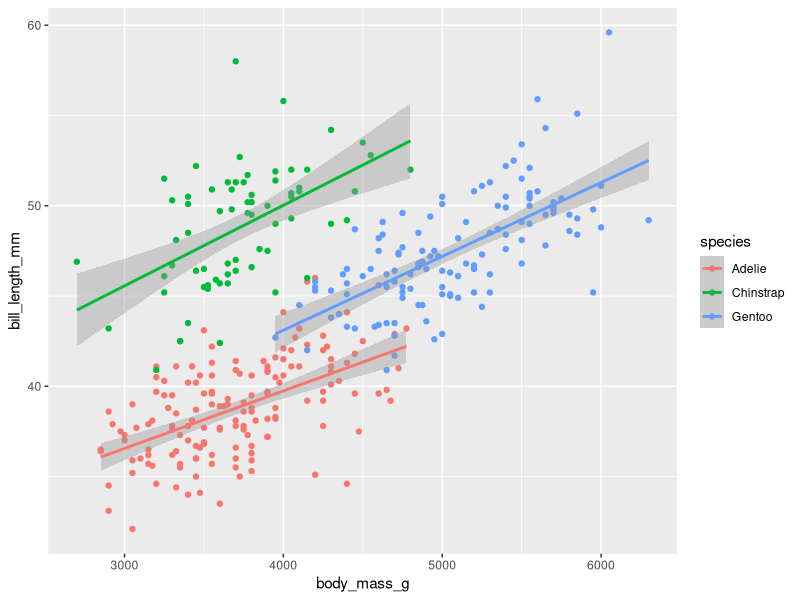
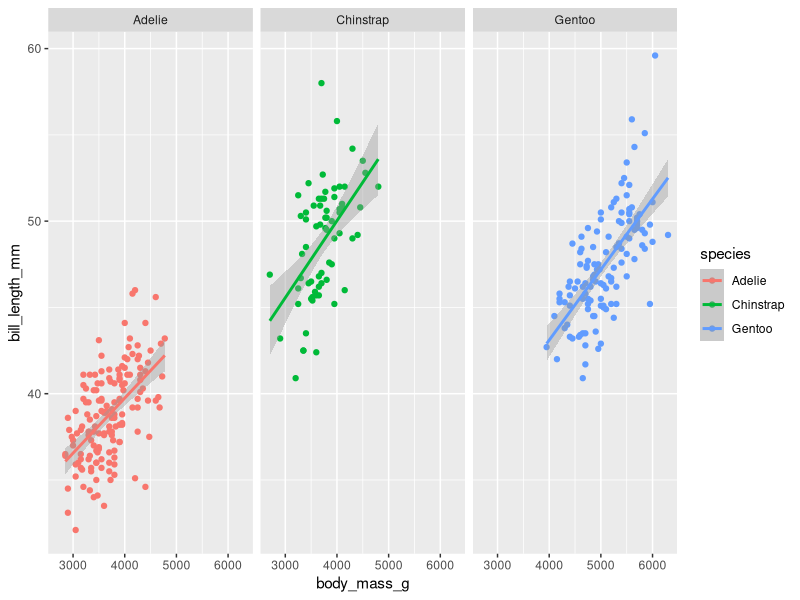
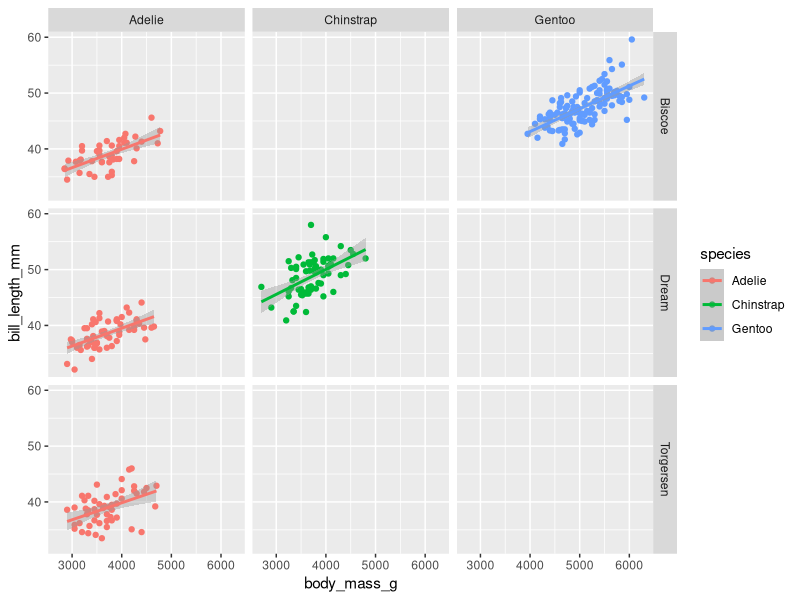
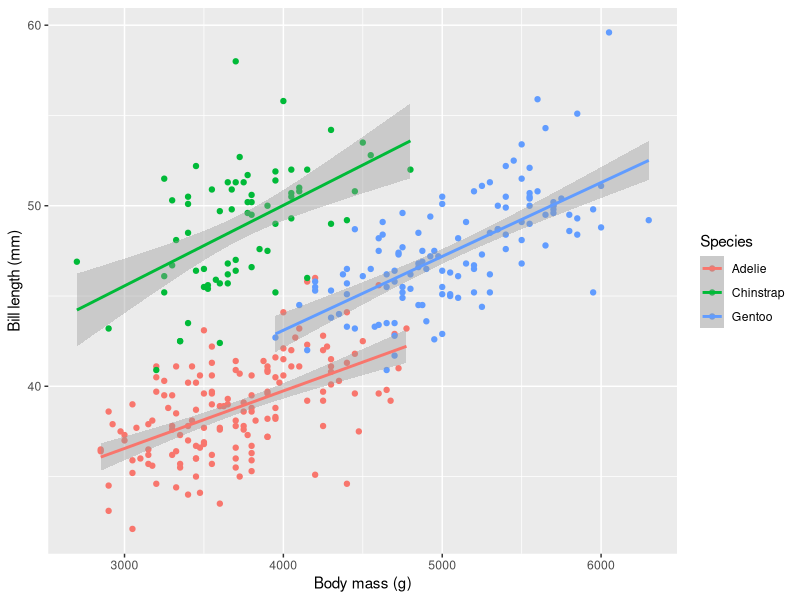
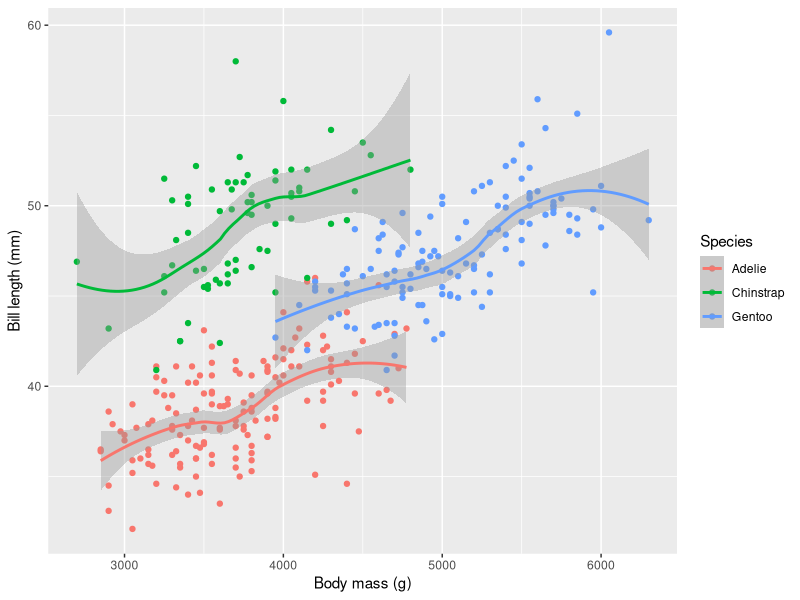
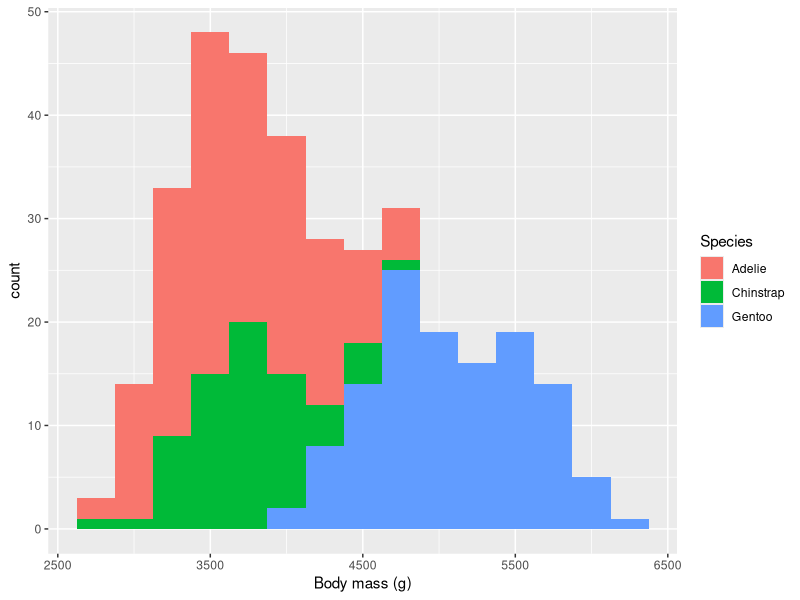
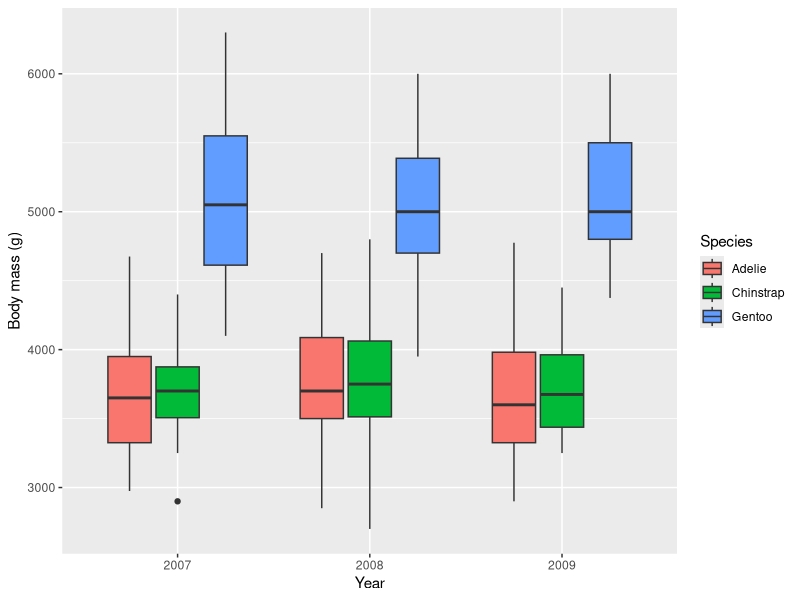
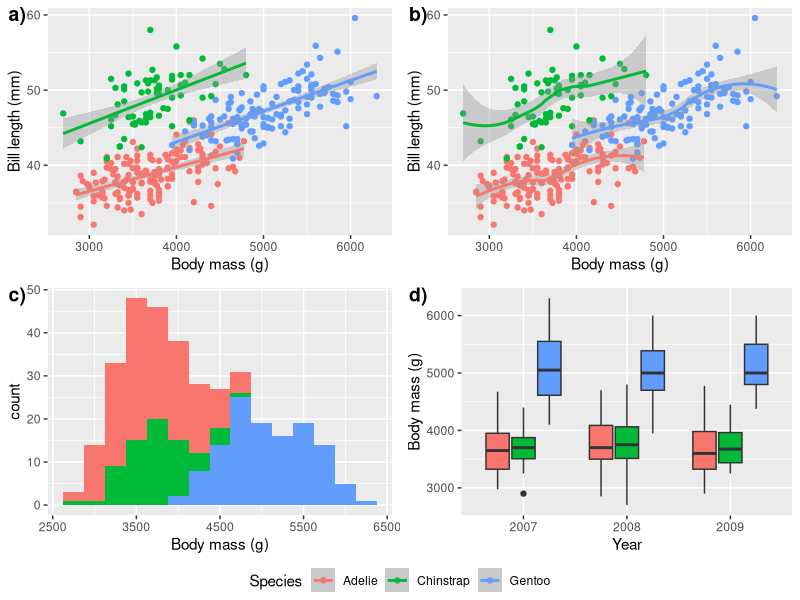

Write R code to recreate these figures, in order.
## ---- chunk 1
knitr::opts_chunk$set(
  warning = FALSE, 
  message = FALSE,
  echo = TRUE
)
## ---- chunk 2
# Load tidyverse - contains ggplot2
library(tidyverse)

# Load ggpubr - helps us to combine figures
library(ggpubr)

# Load Palmer penguins - contains dataset
library(palmerpenguins)
## ---- chunk 3
ggplot(data = penguins,
       aes(x = body_mass_g, y = bill_length_mm, colour = species)) +
  geom_point() +
  geom_smooth(method = "lm")
## ---- chunk 4
ggplot(data = penguins,
       aes(x = body_mass_g, y = bill_length_mm, colour = species)) +
  geom_point() +
  geom_smooth(method = "lm") +
  facet_wrap(~species) # Can take one or two column names
## ---- chunk 5
ggplot(data = penguins,
       aes(x = body_mass_g, y = bill_length_mm, colour = species)) +
  geom_point() +
  geom_smooth(method = "lm") +
  facet_grid(island~species) # Takes two or more column names
## ---- chunk 6
# Assign the ggplot2 code to an object name
lm_1 <- ggplot(data = penguins,
       aes(x = body_mass_g, y = bill_length_mm, colour = species)) +
  geom_point() +
  geom_smooth(method = "lm") +
  labs(x = "Body mass (g)", y = "Bill length (mm)", colour = "Species")
lm_1 # Visualise the plot by calling the object
## ---- chunk 7
# Assign the ggplot2 code to an object name
nlm_1 <- ggplot(data = penguins,
       aes(x = body_mass_g, y = bill_length_mm, colour = species)) +
  geom_point() +
  geom_smooth() +
  labs(x = "Body mass (g)", y = "Bill length (mm)", colour = "Species")
nlm_1 # Visualise the plot by calling the object
## ---- chunk 8
histogram_1 <- ggplot(data = penguins, 
                      aes(x = body_mass_g)) + #NB: There is no y-axis value
  geom_histogram(aes(fill = species), position = "stack", binwidth = 250) +
  labs(x = "Body mass (g)", fill = "Species") # NB: We use 'fill' here rather than 'colour'
histogram_1
## ---- chunk 9
# Note that we are using 'ChickLast', not 'ChickWeight'
box_1 <- ggplot(data = penguins, 
                aes(x = as.factor(year), y = body_mass_g)) + # Why 'as.factor()'?
  geom_boxplot(aes(fill = species)) +
  labs(x = "Year", y = "Body mass (g)", fill = "Species") 
box_1
## ---- chunk 10
grid_1 <- ggarrange(lm_1, nlm_1, histogram_1, box_1, # The plots to combine 
                    ncol = 2, nrow = 2, # Set number of rows and columns
                    labels = c("a)", "b)", "c)", "d)"), # Label each figure
                    common.legend = TRUE,  # Create common legend
                    legend = "bottom") # Set legend position
grid_1
